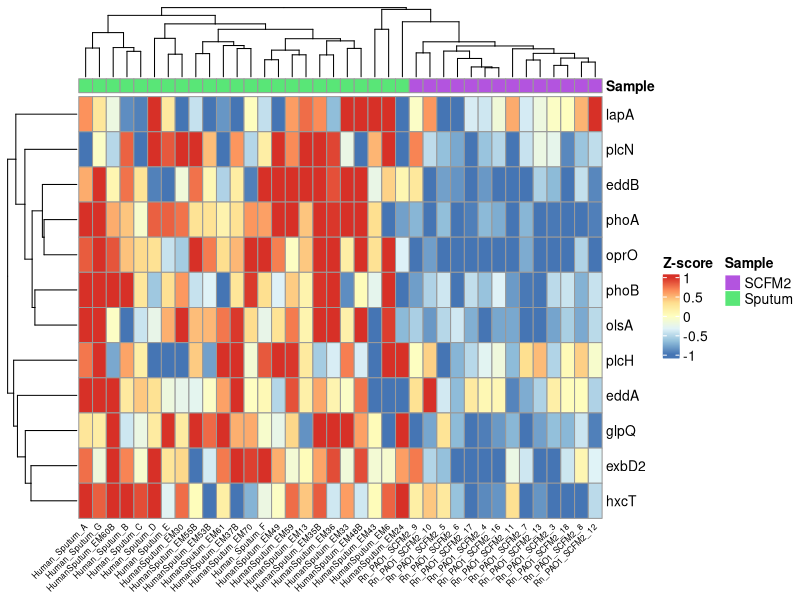

Here is the R script that generated this plot:
## ---- chunk 1
knitr::opts_chunk$set(echo = TRUE)
## ---- chunk 2
#install.packages("corrplot", dependencies=TRUE)
#BiocManager::install("ComplexHeatmap", dependencies=TRUE)

library(ComplexHeatmap)
library(corrplot)
library(stringi)
library(tidyverse)
## ---- chunk 3
phoB_nonz<- read.csv("Sputum-v-SCFM2-samples_transcriptomics_phoB_regulon.csv")
## ---- chunk 4
mnonz  <- as.matrix(phoB_nonz[c(2:5,8,10:13,15:18), c(1,3:37, 40:42)])
#mnonz  <- as.matrix(phoB_nonz[2:18, c(1, 3:44)])
colnames(mnonz) <- mnonz[1,]
rownames(mnonz) <- mnonz[,1]
# Remove unneeded character row and column
mnonz <- mnonz[-1, -1]

# Change class of matrix to numeric
class(mnonz) <- "numeric"
## ---- chunk 5
Z <- t(scale(t(mnonz)))
## ---- chunk 6
Sample_col <- data.frame(Sample = rep(c("Sputum", "SCFM2"), c(24, 14)))
row.names(Sample_col) <- colnames(Z)
## ---- chunk 7
#Z_sorted_ranked <- Z_sorted[,ranked_samples]
pheatmap(Z, breaks = c(-1,1), heatmap_legend_param = list(title="Z-score"), angle_col="45", fontsize_col=6, annotation_col = Sample_col)
